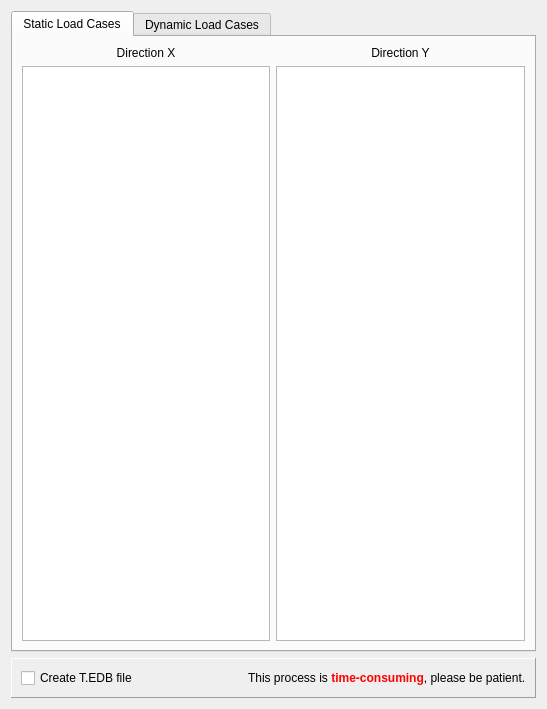
<?xml version="1.0" encoding="UTF-8"?>
<ui version="4.0">
 <class>Dialog</class>
 <widget class="QDialog" name="Dialog">
  <property name="geometry">
   <rect>
    <x>0</x>
    <y>0</y>
    <width>547</width>
    <height>709</height>
   </rect>
  </property>
  <property name="windowTitle">
   <string>Stories properties</string>
  </property>
  <layout class="QVBoxLayout" name="verticalLayout_3">
   <item>
    <widget class="QTabWidget" name="tabWidget">
     <property name="currentIndex">
      <number>0</number>
     </property>
     <widget class="QWidget" name="tab">
      <attribute name="title">
       <string>Static Load Cases</string>
      </attribute>
      <layout class="QVBoxLayout" name="verticalLayout">
       <item>
        <layout class="QGridLayout" name="gridLayout">
         <item row="0" column="0">
          <widget class="QLabel" name="label">
           <property name="layoutDirection">
            <enum>Qt::LeftToRight</enum>
           </property>
           <property name="text">
            <string>Direction X</string>
           </property>
           <property name="alignment">
            <set>Qt::AlignCenter</set>
           </property>
          </widget>
         </item>
         <item row="0" column="1">
          <widget class="QLabel" name="label_6">
           <property name="enabled">
            <bool>true</bool>
           </property>
           <property name="text">
            <string>Direction Y</string>
           </property>
           <property name="alignment">
            <set>Qt::AlignCenter</set>
           </property>
          </widget>
         </item>
         <item row="1" column="1">
          <widget class="QListWidget" name="y_loadcase_list">
           <property name="selectionMode">
            <enum>QAbstractItemView::NoSelection</enum>
           </property>
           <property name="sortingEnabled">
            <bool>true</bool>
           </property>
          </widget>
         </item>
         <item row="1" column="0">
          <widget class="QListWidget" name="x_loadcase_list">
           <property name="selectionMode">
            <enum>QAbstractItemView::NoSelection</enum>
           </property>
           <property name="sortingEnabled">
            <bool>true</bool>
           </property>
          </widget>
         </item>
        </layout>
       </item>
      </layout>
     </widget>
     <widget class="QWidget" name="tab_2">
      <attribute name="title">
       <string>Dynamic Load Cases</string>
      </attribute>
      <layout class="QVBoxLayout" name="verticalLayout_2">
       <item>
        <widget class="QGroupBox" name="groupBox">
         <property name="title">
          <string/>
         </property>
         <layout class="QGridLayout" name="gridLayout_2">
          <item row="0" column="0">
           <widget class="QRadioButton" name="xy">
            <property name="text">
             <string>XY</string>
            </property>
            <property name="checked">
             <bool>true</bool>
            </property>
           </widget>
          </item>
          <item row="1" column="0">
           <widget class="QLabel" name="label_3">
            <property name="layoutDirection">
             <enum>Qt::LeftToRight</enum>
            </property>
            <property name="text">
             <string>X Response Spectrum Loadcases</string>
            </property>
            <property name="alignment">
             <set>Qt::AlignCenter</set>
            </property>
           </widget>
          </item>
          <item row="2" column="0">
           <widget class="QListWidget" name="dynamic_x_loadcase_list">
            <property name="selectionMode">
             <enum>QAbstractItemView::MultiSelection</enum>
            </property>
            <property name="sortingEnabled">
             <bool>false</bool>
            </property>
           </widget>
          </item>
          <item row="2" column="1" colspan="2">
           <widget class="QListWidget" name="dynamic_y_loadcase_list">
            <property name="selectionMode">
             <enum>QAbstractItemView::MultiSelection</enum>
            </property>
            <property name="sortingEnabled">
             <bool>false</bool>
            </property>
           </widget>
          </item>
          <item row="1" column="1" colspan="2">
           <widget class="QLabel" name="label_4">
            <property name="layoutDirection">
             <enum>Qt::LeftToRight</enum>
            </property>
            <property name="text">
             <string>Y Response Spectrum Loadcases</string>
            </property>
            <property name="alignment">
             <set>Qt::AlignCenter</set>
            </property>
           </widget>
          </item>
          <item row="3" column="0">
           <widget class="QRadioButton" name="angular">
            <property name="enabled">
             <bool>false</bool>
            </property>
            <property name="text">
             <string>Angular</string>
            </property>
           </widget>
          </item>
          <item row="4" column="0" colspan="2">
           <widget class="QLabel" name="label_5">
            <property name="layoutDirection">
             <enum>Qt::LeftToRight</enum>
            </property>
            <property name="text">
             <string>Response Spectrum Loadcases</string>
            </property>
            <property name="alignment">
             <set>Qt::AlignCenter</set>
            </property>
           </widget>
          </item>
          <item row="5" column="0" colspan="3">
           <widget class="QListWidget" name="angular_specs">
            <property name="enabled">
             <bool>false</bool>
            </property>
            <property name="selectionMode">
             <enum>QAbstractItemView::MultiSelection</enum>
            </property>
            <property name="sortingEnabled">
             <bool>false</bool>
            </property>
           </widget>
          </item>
         </layout>
        </widget>
       </item>
      </layout>
     </widget>
    </widget>
   </item>
   <item>
    <widget class="QFrame" name="frame">
     <property name="frameShape">
      <enum>QFrame::Panel</enum>
     </property>
     <property name="frameShadow">
      <enum>QFrame::Raised</enum>
     </property>
     <layout class="QHBoxLayout" name="horizontalLayout_2">
      <item>
       <widget class="QCheckBox" name="create_t_file_box">
        <property name="enabled">
         <bool>true</bool>
        </property>
        <property name="text">
         <string>Create T.EDB file</string>
        </property>
       </widget>
      </item>
      <item>
       <widget class="QLabel" name="label_7">
        <property name="enabled">
         <bool>true</bool>
        </property>
        <property name="text">
         <string>&lt;html&gt;&lt;head/&gt;&lt;body&gt;&lt;p&gt;This process is &lt;span style=&quot; font-weight:600; color:#ff0000;&quot;&gt;time-consuming&lt;/span&gt;, please be patient.&lt;/p&gt;&lt;/body&gt;&lt;/html&gt;</string>
        </property>
       </widget>
      </item>
     </layout>
    </widget>
   </item>
  </layout>
 </widget>
 <resources/>
 <connections/>
</ui>
